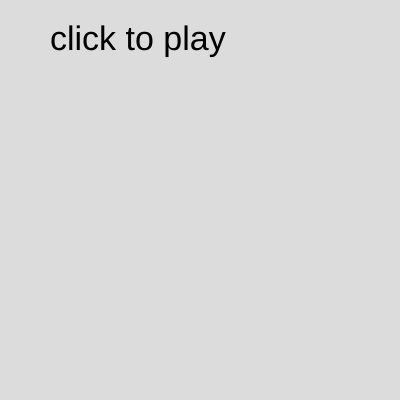
Frame 1 (no input)
Frame 60 (no input): identical to frame 1, image omitted
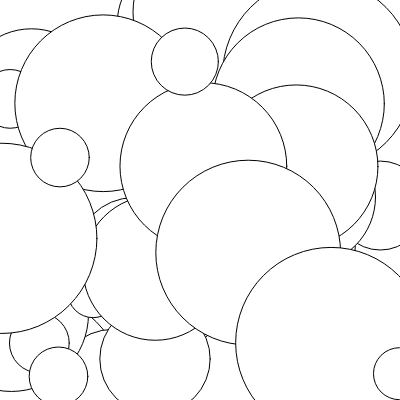
Frame 120 (the mouse pressed at the canvas centre since frame 60)

The p5.js sketch that drew these frames (run headless with seeded random() and noise() and a simulated clock; from frame 60 on, the mouse is pressed at the canvas centre):

// p5.js sketch
// ── sketch.js
// dragons I really like
let dragons = [{
  name: "blue-eyes",
  action: "is summoned"
}, {
  name: "red-eyes",
  action: "deals 9,000 damage"
}, {
  name: "deathwing",
  action: "shatters the earth"
}, {
  name: "bahamut",
  action: "descends"
}, {
  name: "shenron",
  action: "tears the sky"
}, {
  name: "rayquaza",
  action: "calls for back up"
}];

let randomIndex;
let animating = false;


function setup() {
  createCanvas(400, 400);
  background(220);
  textSize(34);

  text("click to play", 50, 50);
}

function draw() {

  if(animating == true) {
    ellipse(random(width), random(height), random(50, 200));
  }

}

function randomizer() {

  animating = false;
  if (dragons[0]) {

  background(random(200, 255));

  randomIndex = int(random(dragons.length));
  text(`${dragons[randomIndex].name}
   ${dragons[randomIndex].action}`, 50, 50);
  dragons.splice(randomIndex,1);
  } else {
  background(random(200, 255));
  text("GAME OVER", 50, 50);
}


}

function mousePressed() {
animating = true;
setTimeout(randomizer, 2000);

}
